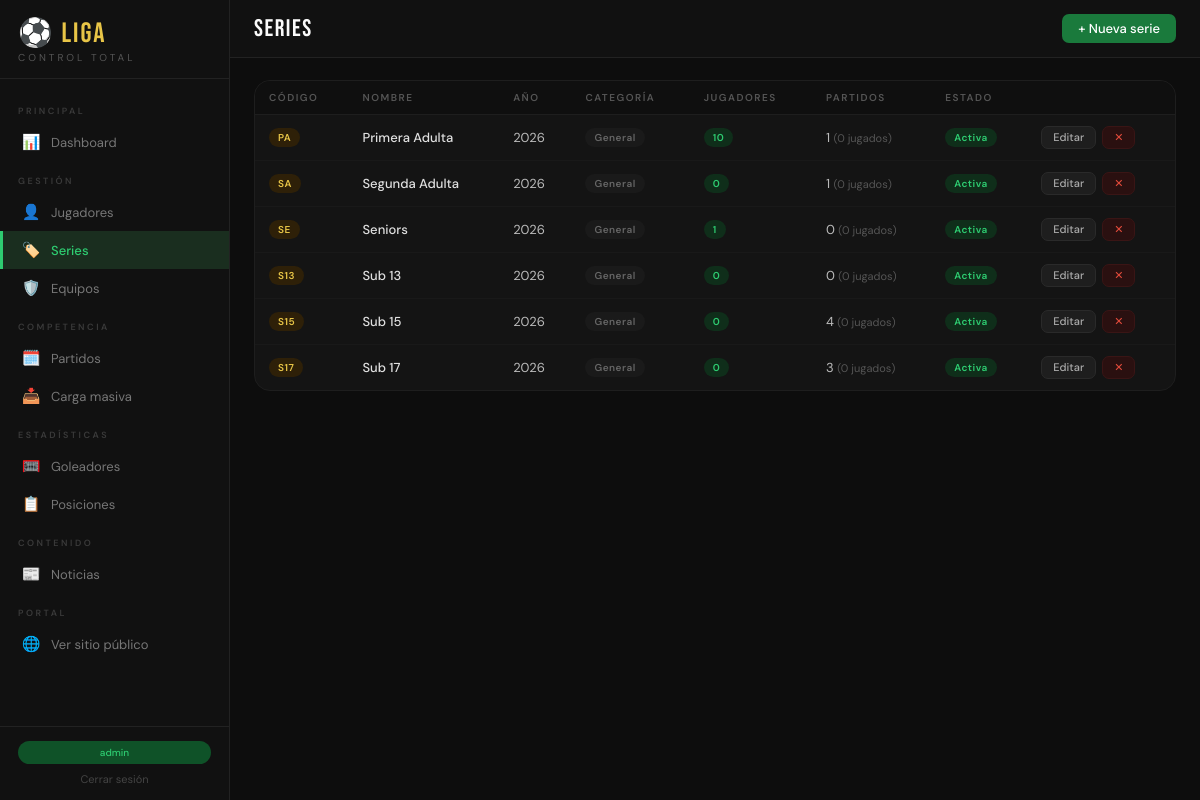
Page /admin/series/ (signed in) on the committed database.
### app/models/__init__.py (models this page shows, shortened)
class Usuario(UserMixin, db.Model):
    __tablename__ = 'usuarios'
    id = db.Column(db.Integer, primary_key=True)
    username = db.Column(db.String(64), unique=True, nullable=False)
    email = db.Column(db.String(120), unique=True, nullable=False)
    password_hash = db.Column(db.String(256), nullable=False)
    es_admin = db.Column(db.Boolean, default=False)
    creado_en = db.Column(db.DateTime, default=datetime.utcnow)

class Serie(db.Model):
    __tablename__ = 'series'
    id = db.Column(db.Integer, primary_key=True)
    codigo = db.Column(db.String(10), unique=True, nullable=False)
    nombre = db.Column(db.String(100), nullable=False)
    año = db.Column(db.Integer, nullable=False, default=date.today().year)
    categoria = db.Column(db.String(20))  # Sub-8, Sub-10, Adultos, etc.
    activa = db.Column(db.Boolean, default=True)
    creado_en = db.Column(db.DateTime, default=datetime.utcnow)
    jugadores = db.relationship('Jugador', backref='serie', lazy='dynamic')
    partidos = db.relationship('Partido', backref='serie', lazy='dynamic')
    @property
    def total_jugadores(self):
        return self.jugadores.count()
    @property
    def total_partidos(self):
        return self.partidos.count()
    @property
    def partidos_jugados(self):
        return self.partidos.filter_by(estado='jugado').count()

### app/routes/series.py (the view)
@series_bp.route('/')
@login_required
def index():
    series = Serie.query.order_by(Serie.año.desc(), Serie.nombre).all()
    return render_template('series/index.html', series=series)

### app/models/__init__.py (called while the page is built)
@login_manager.user_loader
def load_user(user_id):
    return Usuario.query.get(int(user_id))

### app/templates/series/index.html (shortened to what this page needs)
{% extends 'base.html' %}
{% block topbar_title %}SERIES{% endblock %}
{% block topbar_actions %}
  <a href="{{ url_for('series.nueva') }}" class="btn btn-primary">+ Nueva serie</a>
{% endblock %}
{% block content %}
<div class="card">
  <div class="table-wrap">
    {% if series %}
    <table>
      <thead><tr><th>Código</th><th>Nombre</th><th>Año</th><th>Categoría</th><th>Jugadores</th><th>Partidos</th><th>Estado</th><th></th></tr></thead>
      <tbody>
        {% for s in series %}
        <tr>
          <td><span class="badge b-amber">{{ s.codigo }}</span></td>
          <td style="font-weight:500;color:#e0e0e0">{{ s.nombre }}</td>
          <td>{{ s.año }}</td>
          <td><span class="badge b-gray">{{ s.categoria or 'General' }}</span></td>
          <td><span class="badge b-green">{{ s.total_jugadores }}</span></td>
          <td>{{ s.total_partidos }} <span style="font-size:11px;color:#555">({{ s.partidos_jugados }} jugados)</span></td>
          <td>
            {% if s.activa %}<span class="badge b-green">Activa</span>
            {% else %}<span class="badge b-gray">Inactiva</span>{% endif %}
          </td>
          <td>
            <div style="display:flex;gap:6px">
              <a href="{{ url_for('series.editar', id=s.id) }}" class="btn btn-secondary btn-sm">Editar</a>
              <form method="POST" action="{{ url_for('series.eliminar', id=s.id) }}" onsubmit="return confirm('¿Desactivar la serie {{ s.nombre }}?')">
                <button type="submit" class="btn btn-danger btn-sm">✕</button>
              </form>
            </div>
          </td>
        </tr>
        {% endfor %}
      </tbody>
    </table>
    {% else %}
    <div class="empty-state">
      <div class="empty-icon">🏷️</div>
      <div class="empty-text">No hay series registradas.</div>
      <a href="{{ url_for('series.nueva') }}" class="btn btn-primary">+ Crear primera serie</a>
    </div>
    {% endif %}
  </div>
</div>
{% endblock %}

### app/templates/base.html (shortened to what this page needs)
<!DOCTYPE html>
<html lang="es">
<head>
</head>
<body>
<nav class="sidebar" id="sidebar">
  <div class="logo">
    <div class="logo-title">⚽ LIGA</div>
    <div class="logo-sub">Control Total</div>
  </div>
  <div class="nav">
    <div class="nav-section">Principal</div>
    <a href="{{ url_for('dashboard.index') }}" class="nav-item {% if request.endpoint == 'dashboard.index' %}active{% endif %}">
      <span class="nav-icon">📊</span><span>Dashboard</span>
    </a>
    <div class="nav-section">Gestión</div>
    <a href="{{ url_for('jugadores.index') }}" class="nav-item {% if request.blueprint == 'jugadores' %}active{% endif %}">
      <span class="nav-icon">👤</span><span>Jugadores</span>
    </a>
    <a href="{{ url_for('series.index') }}" class="nav-item {% if request.blueprint == 'series' %}active{% endif %}">
      <span class="nav-icon">🏷️</span><span>Series</span>
    </a>
    <a href="{{ url_for('equipos.index') }}" class="nav-item {% if request.blueprint == 'equipos' %}active{% endif %}">
      <span class="nav-icon">🛡️</span><span>Equipos</span>
    </a>
    <div class="nav-section">Competencia</div>
    <a href="{{ url_for('partidos.index') }}" class="nav-item {% if request.blueprint == 'partidos' %}active{% endif %}">
      <span class="nav-icon">🗓️</span><span>Partidos</span>
    </a>
    <a href="{{ url_for('carga_masiva.partidos') }}" class="nav-item {% if request.blueprint == 'carga_masiva' %}active{% endif %}">
      <span class="nav-icon">📥</span><span>Carga masiva</span>
    </a>
    <div class="nav-section">Estadísticas</div>
    <a href="{{ url_for('goleadores.index') }}" class="nav-item {% if request.blueprint == 'goleadores' %}active{% endif %}">
      <span class="nav-icon">🥅</span><span>Goleadores</span>
    </a>
    <a href="{{ url_for('tabla.index') }}" class="nav-item {% if request.blueprint == 'tabla' %}active{% endif %}">
      <span class="nav-icon">📋</span><span>Posiciones</span>
    </a>
    <div class="nav-section">Contenido</div>
    <a href="{{ url_for('noticias_admin.index') }}" class="nav-item {% if request.blueprint == 'noticias_admin' %}active{% endif %}">
      <span class="nav-icon">📰</span><span>Noticias</span>
    </a>
    <div class="nav-section">Portal</div>
    <a href="{{ url_for('public.home') }}" class="nav-item" target="_blank">
      <span class="nav-icon">🌐</span><span>Ver sitio público</span>
    </a>
  </div>
  <div class="sidebar-footer">
    <span class="badge-liga">{{ current_user.username }}</span>
    <a href="{{ url_for('auth.logout') }}" style="display:block;text-align:center;font-size:11px;color:#444;margin-top:8px;text-decoration:none">Cerrar sesión</a>
  </div>
</nav>
<div class="main">
  <div class="topbar">
    <div style="display:flex;align-items:center;gap:10px">
      <div class="topbar-title">{% block topbar_title %}{% endblock %}</div>
    </div>
    <div class="topbar-actions">{% block topbar_actions %}{% endblock %}</div>
  </div>
  <div class="content">
    {% block content %}{% endblock %}
  </div>
</div>
</body>
</html>

### app/templates/base.html (style rules this page uses)
* { box-sizing:border-box;margin:0;padding:0 }
:root { --verde:#1a7a3c;--verde-claro:#2ecc71;--verde-oscuro:#0f5228; --negro:#0d0d0d;--blanco:#fafafa;--gris:#f0f0ee;--gris-medio:#d0d0cc; --acento:#e8c547;--rojo:#c0392b;--azul:#2980b9; --font-title:'Bebas Neue',sans-serif;--font-body:'DM Sans',sans-serif; --radius:10px;--radius-lg:16px;--sidebar-w:230px; }
body { font-family:var(--font-body);background:var(--negro);color:var(--blanco);min-height:100vh;display:flex }
.sidebar { width:var(--sidebar-w);background:#111;border-right:1px solid #222;position:fixed;top:0;left:0;height:100vh;display:flex;flex-direction:column;z-index:100;overflow-y:auto }
.logo { padding:20px 18px 14px;border-bottom:1px solid #222 }
.logo-title { font-family:var(--font-title);font-size:28px;color:var(--acento);letter-spacing:2px;line-height:1 }
.logo-sub { font-size:10px;color:#555;letter-spacing:3px;text-transform:uppercase;margin-top:3px }
.nav { flex:1;padding:12px 0 }
.nav-section { font-size:9px;letter-spacing:2.5px;color:#3a3a3a;text-transform:uppercase;padding:14px 18px 6px;font-weight:600 }
.nav-item { display:flex;align-items:center;gap:10px;padding:9px 18px;border-left:3px solid transparent;transition:all .15s;color:#777;font-size:13px;text-decoration:none }
.nav-item.active { background:#1a2e1f;color:var(--verde-claro);border-left-color:var(--verde-claro);font-weight:500 }
.nav-icon { font-size:15px;width:20px;text-align:center }
.sidebar-footer { padding:14px 18px;border-top:1px solid #222 }
.badge-liga { background:var(--verde-oscuro);color:var(--verde-claro);font-size:10px;padding:5px 10px;border-radius:20px;font-weight:500;text-align:center;display:block }
.main { margin-left:var(--sidebar-w);flex:1;display:flex;flex-direction:column;min-height:100vh }
.topbar { background:#111;border-bottom:1px solid #222;padding:0 24px;height:58px;display:flex;align-items:center;justify-content:space-between;position:sticky;top:0;z-index:50 }
.topbar-title { font-family:var(--font-title);font-size:24px;letter-spacing:1.5px }
.topbar-actions { display:flex;gap:10px;align-items:center }
.content { padding:22px 24px;flex:1 }
.btn { font-family:var(--font-body);font-size:13px;font-weight:500;padding:8px 16px;border-radius:7px;cursor:pointer;border:none;transition:all .15s;display:inline-flex;align-items:center;gap:7px;text-decoration:none;line-height:1 }
.btn-primary { background:var(--verde);color:#fff }
.btn-secondary { background:#1e1e1e;color:#aaa;border:1px solid #2a2a2a }
.btn-danger { background:#2a1010;color:#e74c3c;border:1px solid #3a1515 }
.btn-sm { padding:5px 11px;font-size:11px }
.card { background:#141414;border:1px solid #1e1e1e;border-radius:var(--radius-lg);overflow:hidden;margin-bottom:18px }
.table-wrap { overflow-x:auto }
table { width:100%;border-collapse:collapse }
th { background:#0f0f0f;color:#555;font-size:10px;font-weight:600;letter-spacing:1.5px;text-transform:uppercase;padding:10px 14px;text-align:left;border-bottom:1px solid #1e1e1e;white-space:nowrap }
td { padding:11px 14px;border-bottom:1px solid #191919;font-size:13px;color:#bbb;vertical-align:middle }
tr:last-child td { border-bottom:none }
.badge { display:inline-block;font-size:10px;font-weight:600;padding:3px 9px;border-radius:20px;letter-spacing:.5px;white-space:nowrap }
.b-green { background:#0f2e1a;color:var(--verde-claro) }
.b-amber { background:#2e2008;color:var(--acento) }
.b-gray { background:#1a1a1a;color:#666 }

### rows in the picture
Usuario: username "admin"
Serie: codigo "PA", nombre "Primera Adulta", año "2026", categoria "General", total_jugadores "10", total_partidos "1", partidos_jugados "0", activa "Activa"
Serie: codigo "SA", nombre "Segunda Adulta", año "2026", categoria "General", total_jugadores "0", total_partidos "1", partidos_jugados "0", shows "Activa"
Serie: codigo "SE", nombre "Seniors", año "2026", categoria "General", total_jugadores "1", total_partidos "0", partidos_jugados "0", shows "Activa"
Serie: codigo "S13", nombre "Sub 13", año "2026", categoria "General", total_jugadores "0", total_partidos "0", partidos_jugados "0", activa "Activa"
Serie: codigo "S15", nombre "Sub 15", año "2026", categoria "General", total_jugadores "0", total_partidos "4", partidos_jugados "0", activa "Activa"
Serie: codigo "S17", nombre "Sub 17", año "2026", categoria "General", total_jugadores "0", total_partidos "3", partidos_jugados "0", activa "Activa"
